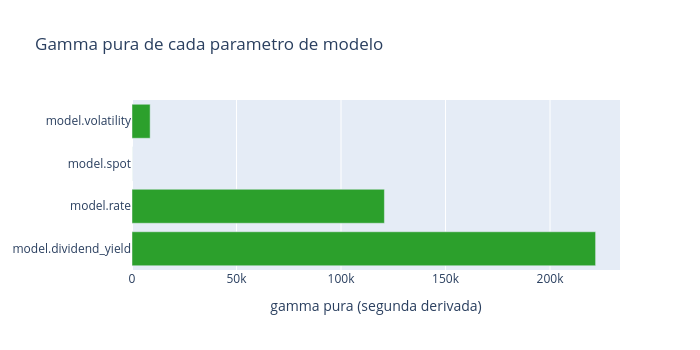

Notebook cell for this chart:
### Markdown cell above
## 2. Gamma pura de cada parametro (`include_second_order=True`)

### Code cell
report_2nd = eng.all_greeks(trade, "PayoffPriceQ", model, market, include_second_order=True)
gammas = [g for g in report_2nd.greeks if g.order == 2]

fig = go.Figure(go.Bar(
    x=[g.value for g in gammas],
    y=[g.risk_factor for g in gammas],
    orientation="h",
    marker_color="#2ca02c",
))
fig.update_layout(
    title="Gamma pura de cada parametro de modelo",
    xaxis_title="gamma pura (segunda derivada)",
    yaxis_title=None,
    height=350,
    width=700,
)
fig.show()

### Figure 1 — Plotly figure (JSON) as saved in the notebook; plotly's stock layout.template omitted (floating-point values rounded to 4 significant figures)
{"data": [{"marker": {"color": "#2ca02c"}, "orientation": "h", "type": "bar", "x": [221800.0, 120800.0, 18.49, 8679.0], "y": ["model.dividend_yield", "model.rate", "model.spot", "model.volatility"]}], "layout": {"height": 350, "title": {"text": "Gamma pura de cada parametro de modelo"}, "width": 700, "xaxis": {"title": {"text": "gamma pura (segunda derivada)"}}, "yaxis": {"title": {}}}}
